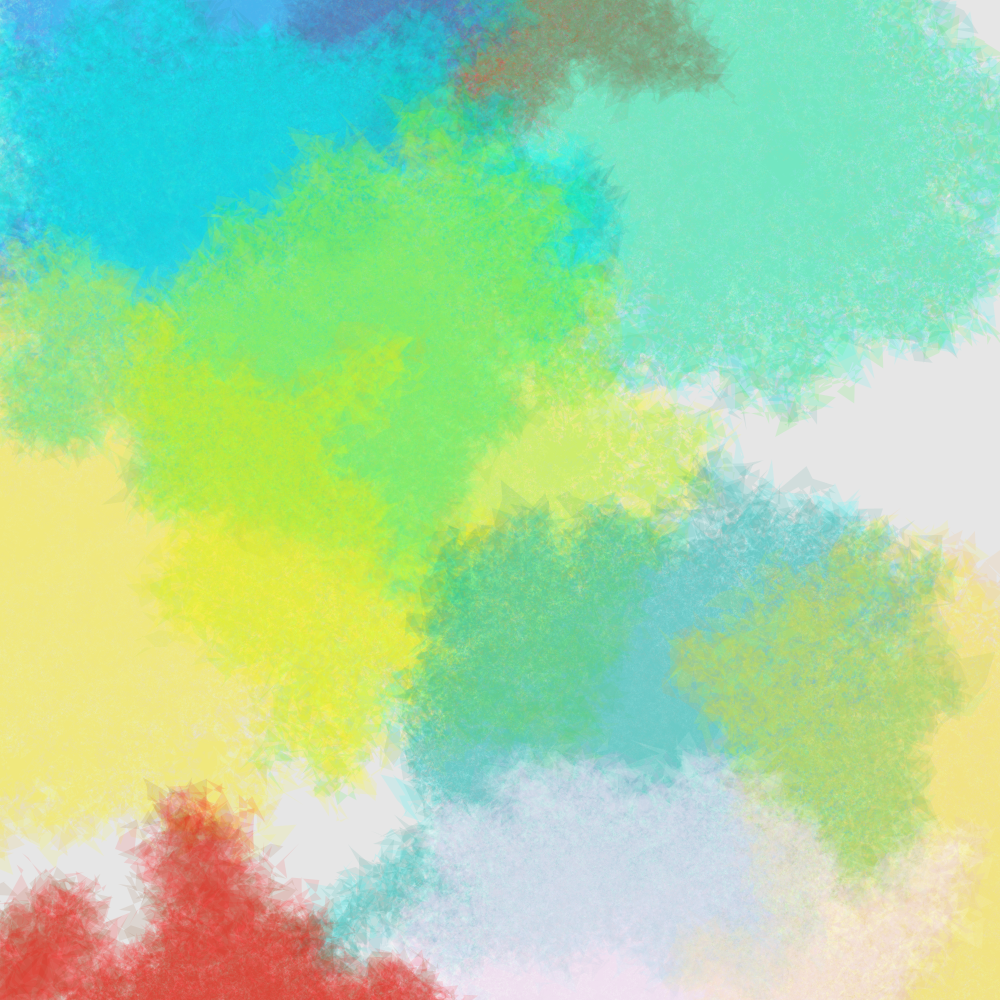

This figure's Python source:
import concurrent.futures  # new import for parallel processing

import cv2
import matplotlib.pyplot as plt
import mixbox
import numpy as np
from sklearn.cluster import KMeans


def decompose_colors(image, num_colors=5):
    """
    Decompose the image into a limited palette using KMeans clustering.
    """
    h, w, c = image.shape
    reshaped = image.reshape(-1, c)
    kmeans = KMeans(n_clusters=num_colors, random_state=42).fit(reshaped)
    palette = kmeans.cluster_centers_
    labels = kmeans.labels_.reshape(h, w)

    # Normalize and sort palette by brightness
    palette = np.clip(palette / np.max(palette, axis=0), 0, 1)
    brightness = np.sum(palette, axis=1)
    sorted_indices = np.argsort(brightness)[::-1]
    palette = palette[sorted_indices]

    # Remap labels to sorted order
    sorted_labels = np.zeros_like(labels)
    for i, idx in enumerate(sorted_indices):
        sorted_labels[labels == idx] = i

    return palette, sorted_labels


def find_edge_pixels(pigment, threshold=0.01):
    """
    Find edge pixels and their outward directions using Sobel operators.
    Returns edge positions and their outward directions.
    """
    height, width = pigment.shape
    edges = []

    # Calculate gradients using Sobel
    gx = cv2.Sobel(pigment, cv2.CV_64F, 1, 0, ksize=3)
    gy = cv2.Sobel(pigment, cv2.CV_64F, 0, 1, ksize=3)
    magnitude = np.sqrt(gx**2 + gy**2)

    # For each potential edge pixel
    for y in range(1, height - 1):
        for x in range(1, width - 1):
            if magnitude[y, x] > threshold:
                # Get 3x3 neighborhood
                neighborhood = pigment[y - 1 : y + 2, x - 1 : x + 2]
                center_value = pigment[y, x]

                # Check if pixel is on the high side of the edge
                if center_value > 0.5:
                    # Direction should point outward (from high to low)
                    dx = -gx[y, x]  # Negative gradient points to lower values
                    dy = -gy[y, x]

                    # Normalize direction vector
                    mag = np.sqrt(dx * dx + dy * dy) + 1e-6
                    dx, dy = dx / mag, dy / mag

                    edges.append((x, y, dx, dy))

    return edges


def process_single_edge(args):
    """
    Process diffusion for a single edge pixel.
    Returns a list of updates as (x, y, new_value).
    """
    (
        x,
        y,
        dx,
        dy,
        pigment,
        width,
        height,
        max_distance,
        falloff,
        branch_probability,
        branch_length_factor,
        jitter_sigma,
    ) = args
    updates = []
    source_value = pigment[y, x]
    # Random initial displacement
    offset_x = np.random.randint(-1, 2)
    offset_y = np.random.randint(-1, 2)
    x0 = x + offset_x
    y0 = y + offset_y
    # Randomize line length (40% to 100% of max_distance)
    line_length = int(max_distance * (0.4 + 0.6 * np.random.random()))
    for dist in range(1, line_length + 1):
        jitter_x = np.random.normal(0, jitter_sigma)
        jitter_y = np.random.normal(0, jitter_sigma)
        new_x = int(x0 + (dx + jitter_x) * dist)
        new_y = int(y0 + (dy + jitter_y) * dist)
        if not (0 <= new_x < width and 0 <= new_y < height):
            break
        strength = np.exp(-falloff * dist)
        new_value = source_value * strength
        updates.append((new_x, new_y, new_value))
        # Branch diffusion
        if np.random.random() < branch_probability:
            branch_dx = dx + np.random.normal(0, jitter_sigma * 2.5)
            branch_dy = dy + np.random.normal(0, jitter_sigma * 2.5)
            mag = np.sqrt(branch_dx**2 + branch_dy**2) + 1e-6
            branch_dx, branch_dy = branch_dx / mag, branch_dy / mag
            branch_length = int(line_length * branch_length_factor)
            for branch_dist in range(1, branch_length + 1):
                branch_x = int(new_x + branch_dx * branch_dist)
                branch_y = int(new_y + branch_dy * branch_dist)
                if not (0 <= branch_x < width and 0 <= branch_y < height):
                    break
                branch_value = new_value * np.exp(-falloff * branch_dist)
                updates.append((branch_x, branch_y, branch_value))
    return updates


def apply_directional_diffusion(
    pigment,
    num_points=100,
    max_distance=10,
    falloff=0.5,
    branch_probability=0.15,
    branch_length_factor=0.3,
    jitter_sigma=0.2,
    debug=False,
    stored_edges=None,  # New parameter for stored edges
):
    """Apply diffusion with stored edge pixels using parallel edge processing"""
    height, width = pigment.shape
    result = pigment.copy()

    # Find current edge pixels
    current_edges = find_edge_pixels(pigment)

    # Combine with stored edges if provided
    if stored_edges:
        # Filter stored edges to only include those still containing pigment
        valid_stored = [
            (x, y, dx, dy) for x, y, dx, dy in stored_edges if pigment[y, x] > 0.5
        ]
        all_edges = valid_stored + current_edges
    else:
        all_edges = current_edges

    if debug:
        # Update visualization to show both current and stored edges
        debug_img = np.stack([1 - pigment] * 3, axis=2)
        for x, y, dx, dy in all_edges:
            end_x = int(x + dx * 5)
            end_y = int(y + dy * 5)
            # Show stored edges in blue, current edges in red
            color = (
                (0, 0, 1)
                if stored_edges and (x, y, dx, dy) in valid_stored
                else (1, 0, 0)
            )
            cv2.line(debug_img, (x, y), (end_x, end_y), color, 1)
        plt.figure(figsize=(8, 8))
        plt.title("Edge Directions (Blue=Original, Red=Current)")
        plt.imshow(debug_img)
        plt.axis("off")
        plt.show()

    if not all_edges:
        return result

    selected_indices = np.random.choice(
        len(all_edges), min(num_points, len(all_edges)), replace=False
    )
    selected_edges = [all_edges[i] for i in selected_indices]

    # Prepare arguments for parallel processing
    args_list = [
        (
            x,
            y,
            dx,
            dy,
            pigment,
            width,
            height,
            max_distance,
            falloff,
            branch_probability,
            branch_length_factor,
            jitter_sigma,
        )
        for x, y, dx, dy in selected_edges
    ]
    all_updates = []
    with concurrent.futures.ThreadPoolExecutor() as executor:
        for updates in executor.map(process_single_edge, args_list):
            all_updates.extend(updates)

    # Apply updates using max-rule
    for new_x, new_y, new_value in all_updates:
        if new_value > result[new_y, new_x]:
            result[new_y, new_x] = new_value

    return result


def diffuse_pigment(pigment, rate=0.1, stored_edges=None, **kwargs):
    """Edge-based directional diffusion with stored edge memory"""
    # Convert rate to parameters
    num_points = int(kwargs.pop("num_points_factor", 300) * rate)
    max_distance = int(kwargs.pop("max_distance_factor", 20) * rate)
    falloff = kwargs.pop("falloff_base", 0.2) / rate

    # Get debug parameter separately to avoid duplicate
    debug = kwargs.pop("debug", False)

    # Apply directional diffusion with stored edges
    diffused = apply_directional_diffusion(
        pigment,
        num_points=num_points,
        max_distance=max_distance,
        falloff=falloff,
        stored_edges=stored_edges,
        debug=debug,
        branch_probability=kwargs.pop("branch_probability", 0.15),
        branch_length_factor=kwargs.pop("branch_length_factor", 0.3),
        jitter_sigma=kwargs.pop("jitter_sigma", 0.2),
    )

    return diffused


def plot_debug(title, image, cmap=None):
    """Helper function to display debug plots"""
    plt.figure(figsize=(5, 5))
    plt.title(title)
    if cmap:
        plt.imshow(image, cmap=cmap)
    else:
        plt.imshow(image)
    plt.axis("off")
    plt.show()


def mix_colors(accumulation, pigment_layer, pigment_color):
    """
    Mix the given pigment_color into accumulation wherever pigment_layer > 0
    using latent space conversion for smoother blending.
    """
    # Get indices where pigment_layer is active
    indices = np.nonzero(pigment_layer > 0)
    # Pre-convert pigment_color once
    z2 = mixbox.float_rgb_to_latent(pigment_color)
    for i, j in zip(*indices):
        mix_ratio = pigment_layer[i, j]
        existing = accumulation[i, j]
        z1 = mixbox.float_rgb_to_latent(existing)
        z_mix = (1 - mix_ratio) * np.array(z1) + mix_ratio * np.array(z2)
        accumulation[i, j] = mixbox.latent_to_float_rgb(z_mix)
    return accumulation


def simulate_watercolor(
    image_path,
    num_colors=5,
    output_size=(200, 200),
    diffusion_rate=0.1,
    iterations=10,
    num_points_factor=300,  # Controls number of diffusion points
    max_distance_factor=20,  # Controls maximum diffusion distance
    falloff_base=0.2,  # Controls how quickly diffusion fades
    branch_probability=0.15,  # Chance of creating branches
    branch_length_factor=0.3,  # Length of branches relative to main line
    jitter_sigma=0.2,  # Amount of random variation in flow
    debug=True,
):
    """
    Watercolor simulation with fully configurable diffusion parameters.

    Parameters:
        image_path: Path to input image
        num_colors: Number of colors to extract
        output_size: Size of output image (width, height)
        diffusion_rate: Overall diffusion strength (0.1-1.0)
        iterations: Number of diffusion iterations
        num_points_factor: Base number of diffusion points (multiplied by rate)
        max_distance_factor: Base diffusion distance (multiplied by rate)
        falloff_base: Base falloff rate (divided by rate)
        branch_probability: Chance of creating branches (0.0-1.0)
        branch_length_factor: Relative length of branches (0.0-1.0)
        jitter_sigma: Standard deviation of random direction variation
        debug: Enable debug visualization
    """
    # Load and preprocess image
    image = cv2.imread(image_path)
    if image is None:
        raise ValueError("Could not load image from path:", image_path)

    image = cv2.resize(image, output_size)
    image = cv2.cvtColor(image, cv2.COLOR_BGR2RGB) / 255.0

    if debug:
        plot_debug("Original Image", image)

    # Decompose colors
    palette, labels = decompose_colors(image, num_colors)
    if debug:
        # Display palette
        plt.figure(figsize=(8, 1))
        plt.title("Color Palette")
        plt.imshow(palette.reshape(1, -1, 3))
        plt.axis("off")
        plt.show()

        # Display color-reduced image
        reduced_image = palette[labels]
        plot_debug("Color-Reduced Image", reduced_image)

    height, width = labels.shape
    accumulation = np.ones((height, width, 3))

    # Process each color layer
    for color_idx, pigment_color in enumerate(palette):
        pigment_layer = (labels == color_idx).astype(float)

        # Store original edge pixels for this color layer
        original_edges = find_edge_pixels(pigment_layer)

        if debug:
            plot_debug(f"Initial Layer {color_idx}", pigment_layer, cmap="gray_r")

        # Show diffusion steps for first color only
        show_steps = debug and color_idx == 0

        for iter_idx in range(iterations):
            pigment_layer = diffuse_pigment(
                pigment_layer,
                rate=diffusion_rate,
                stored_edges=original_edges,  # Pass original edges to each iteration
                num_points_factor=num_points_factor,
                max_distance_factor=max_distance_factor,
                falloff_base=falloff_base,
                branch_probability=branch_probability,
                branch_length_factor=branch_length_factor,
                jitter_sigma=jitter_sigma,
                debug=debug,
            )
            pigment_layer = np.clip(pigment_layer, 0, 1)

            if show_steps and iter_idx in [0, iterations // 2, iterations - 1]:
                plot_debug(f"Diffusion Step {iter_idx}", pigment_layer, cmap="gray_r")

        # Replace nested loops with mix_colors helper
        accumulation = mix_colors(accumulation, pigment_layer, pigment_color)

        if debug:
            plot_debug(f"Accumulation after color {color_idx}", accumulation)

    if debug:
        plot_debug("Final Result", accumulation)

    return accumulation


if __name__ == "__main__":
    input_image_path = "image.png"  # Replace with your image path
    result = simulate_watercolor(
        image_path=input_image_path,
        num_colors=5,
        output_size=(333, 333),
        diffusion_rate=0.5,  # Overall diffusion strength
        iterations=5,  # Number of iterations
        num_points_factor=1000,  # More diffusion points
        max_distance_factor=25,  # Longer diffusion lines
        falloff_base=0.25,  # Slower falloff
        branch_probability=0.25,  # More branches
        branch_length_factor=0.75,  # Longer branches
        jitter_sigma=0.5,  # More random variation
        debug=True,
    )

    plt.figure(figsize=(10, 5))
    plt.imshow(result)
    plt.axis("off")
    plt.show()
